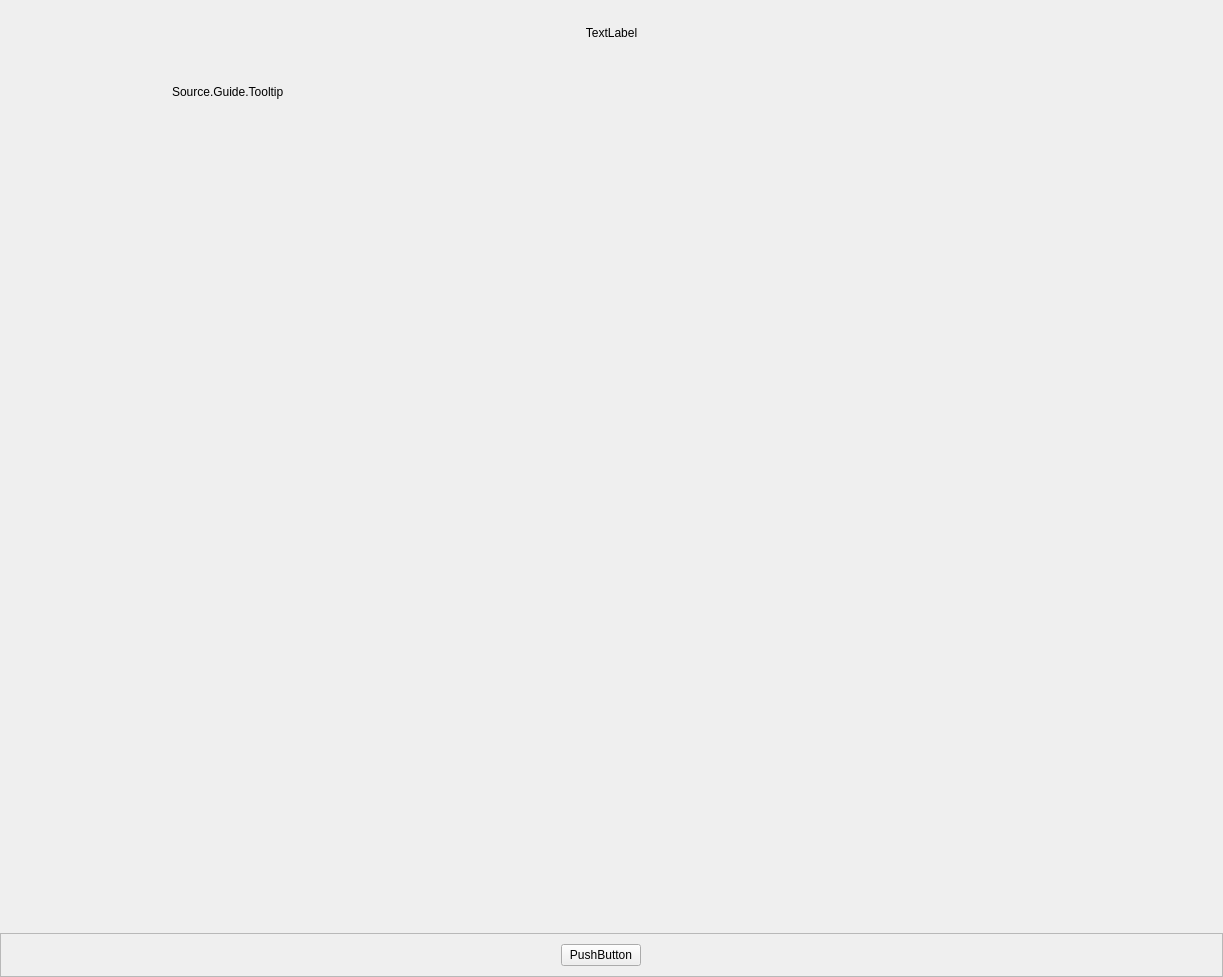
<?xml version="1.0" encoding="UTF-8"?>
<ui version="4.0">
 <class>PLSAddSourceGuideView</class>
 <widget class="QWidget" name="PLSAddSourceGuideView">
  <property name="geometry">
   <rect>
    <x>0</x>
    <y>0</y>
    <width>1223</width>
    <height>977</height>
   </rect>
  </property>
  <property name="windowTitle">
   <string>Form</string>
  </property>
  <layout class="QVBoxLayout" name="verticalLayout">
   <property name="spacing">
    <number>20</number>
   </property>
   <property name="leftMargin">
    <number>0</number>
   </property>
   <property name="topMargin">
    <number>26</number>
   </property>
   <property name="rightMargin">
    <number>0</number>
   </property>
   <property name="bottomMargin">
    <number>0</number>
   </property>
   <item alignment="Qt::AlignmentFlag::AlignTop">
    <widget class="QLabel" name="sourceTitleLabel">
     <property name="text">
      <string>TextLabel</string>
     </property>
     <property name="alignment">
      <set>Qt::AlignmentFlag::AlignCenter</set>
     </property>
    </widget>
   </item>
   <item>
    <layout class="QHBoxLayout" name="tabLayout">
     <property name="spacing">
      <number>8</number>
     </property>
     <property name="bottomMargin">
      <number>0</number>
     </property>
    </layout>
   </item>
   <item>
    <layout class="QHBoxLayout" name="horizontalLayout">
     <property name="spacing">
      <number>28</number>
     </property>
     <property name="leftMargin">
      <number>122</number>
     </property>
     <property name="topMargin">
      <number>20</number>
     </property>
     <property name="rightMargin">
      <number>0</number>
     </property>
     <item>
      <layout class="QVBoxLayout" name="guideLayout">
       <property name="leftMargin">
        <number>0</number>
       </property>
       <item alignment="Qt::AlignmentFlag::AlignTop">
        <widget class="QLabel" name="iconLabel">
         <property name="text">
          <string/>
         </property>
         <property name="scaledContents">
          <bool>true</bool>
         </property>
        </widget>
       </item>
      </layout>
     </item>
     <item>
      <layout class="QVBoxLayout" name="sourceListLayout">
       <property name="spacing">
        <number>10</number>
       </property>
       <property name="bottomMargin">
        <number>0</number>
       </property>
       <property name="topMargin">
        <number>5</number>
       </property>
       <item>
        <widget class="QFrame" name="tooltipFrame">
         <property name="frameShape">
          <enum>QFrame::Shape::NoFrame</enum>
         </property>
         <property name="frameShadow">
          <enum>QFrame::Shadow::Raised</enum>
         </property>
         <layout class="QHBoxLayout" name="tooltipLayout">
          <property name="spacing">
           <number>8</number>
          </property>
          <property name="leftMargin">
           <number>0</number>
          </property>
          <property name="topMargin">
           <number>0</number>
          </property>
          <property name="rightMargin">
           <number>0</number>
          </property>
          <property name="bottomMargin">
           <number>0</number>
          </property>
          <item>
           <widget class="PLSHelpIcon" name="helpIcon">
            <property name="text">
             <string/>
            </property>
           </widget>
          </item>
          <item alignment="Qt::AlignmentFlag::AlignLeft">
           <widget class="QLabel" name="tooltipLabel">
            <property name="text">
             <string>Source.Guide.Tooltip</string>
            </property>
           </widget>
          </item>
          <item>
           <spacer name="horizontalSpacer_2">
            <property name="orientation">
             <enum>Qt::Orientation::Horizontal</enum>
            </property>
            <property name="sizeHint" stdset="0">
             <size>
              <width>0</width>
              <height>0</height>
             </size>
            </property>
           </spacer>
          </item>
         </layout>
        </widget>
       </item>
      </layout>
     </item>
    </layout>
   </item>
   <item>
    <spacer name="verticalSpacer">
     <property name="orientation">
      <enum>Qt::Orientation::Vertical</enum>
     </property>
     <property name="sizeHint" stdset="0">
      <size>
       <width>0</width>
       <height>0</height>
      </size>
     </property>
    </spacer>
   </item>
   <item>
    <widget class="QFrame" name="bottomFrame">
     <property name="frameShape">
      <enum>QFrame::Shape::StyledPanel</enum>
     </property>
     <property name="frameShadow">
      <enum>QFrame::Shadow::Raised</enum>
     </property>
     <layout class="QHBoxLayout" name="horizontalLayout_2">
      <property name="spacing">
       <number>0</number>
      </property>
      <property name="leftMargin">
       <number>0</number>
      </property>
      <property name="topMargin">
       <number>10</number>
      </property>
      <property name="rightMargin">
       <number>20</number>
      </property>
      <property name="bottomMargin">
       <number>10</number>
      </property>
      <item alignment="Qt::AlignmentFlag::AlignHCenter">
       <widget class="QPushButton" name="sourceAddButton">
        <property name="text">
         <string>PushButton</string>
        </property>
       </widget>
      </item>
     </layout>
    </widget>
   </item>
  </layout>
 </widget>
 <customwidgets>
  <customwidget>
   <class>PLSHelpIcon</class>
   <extends>QLabel</extends>
   <header>PLSLabel.h</header>
  </customwidget>
 </customwidgets>
 <resources/>
 <connections/>
</ui>
